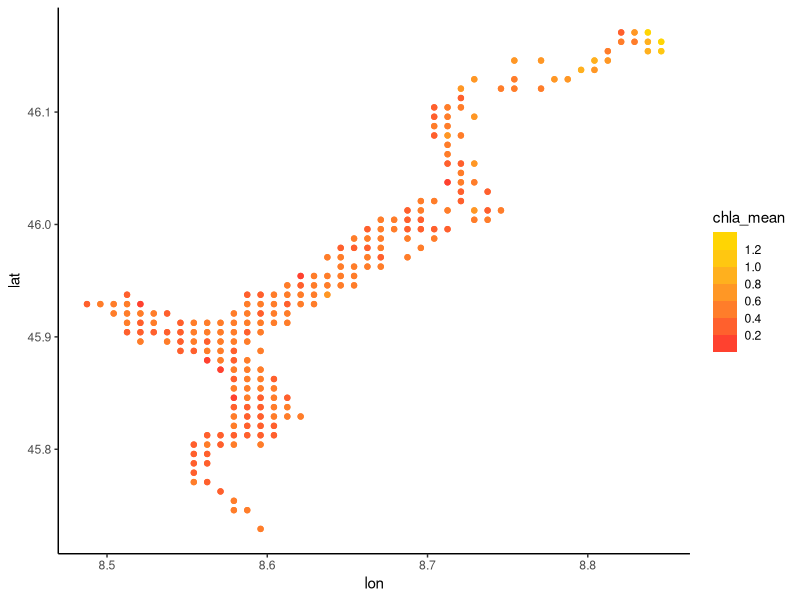
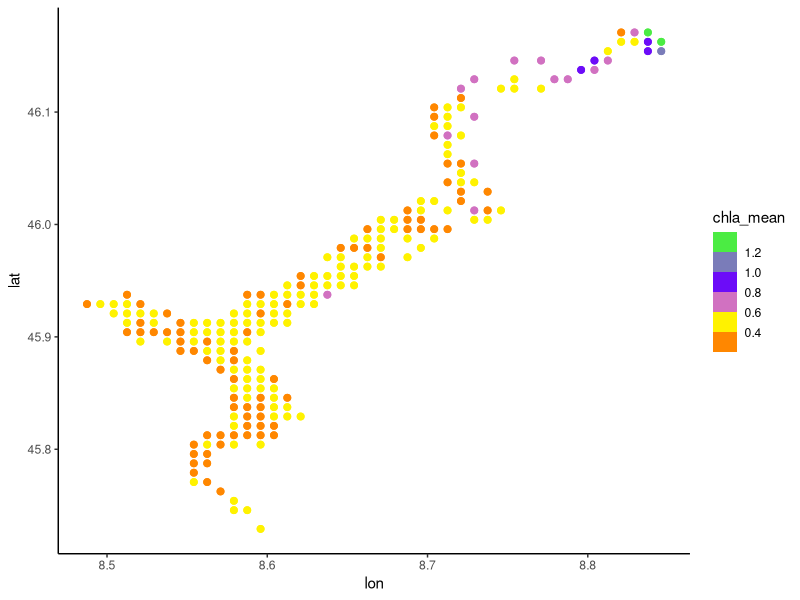
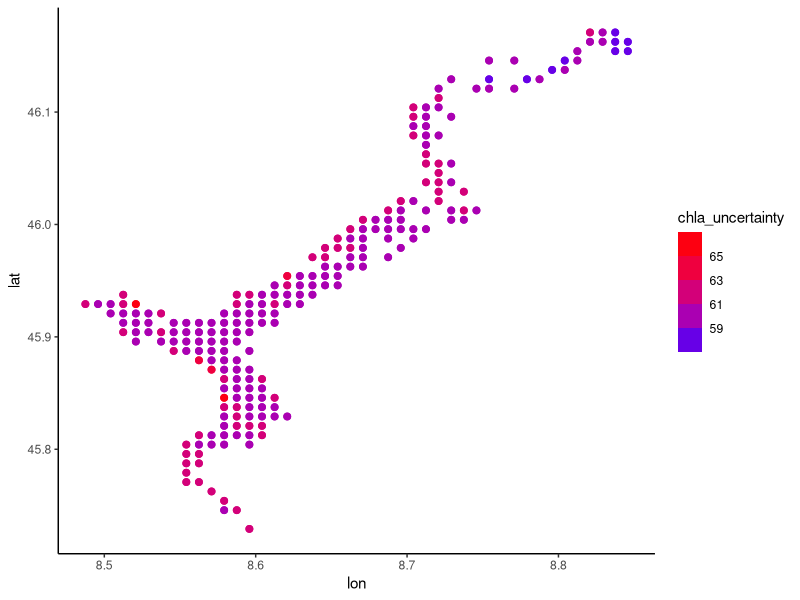

Here is the R script that generated these plots, in order:
# First time exploring data from the lakescci project
# 09.09.2023

library(ggplot2)
library(tidyverse)


maggiore <- read.csv("data/maggiore_8.3.csv")
maggiore2 <- subset(maggiore, select = c(lat, lon, time, chla_mean, chla_uncertainty))

# I realised a lot of the data was from around the lake which caused a lot of confusion
# this is how to filter it out:
maggiore3 <- filter(maggiore2, chla_mean < 30)
# a lake cannot have a higher chla concentration than 30 mg/m3

# visualising data from august 2019 to compare to visualisation online
(prelim_plot <- ggplot(maggiore3, aes(x = lon, y = lat, 
                                    colour = chla_mean)) +
    geom_point()+
   theme_classic()+
    scale_colour_steps(low = "#FF3030",
                       high = "#FFD700",
                       breaks = seq(0, 1.2, by = 0.2)))

(plot <- ggplot(maggiore3, aes(x = lon, y = lat, 
                                      colour = chla_mean)) +
    geom_point(size=2)+
    theme_classic()+
    scale_color_stepsn(colours = c("red", "orange", "yellow", "purple", "blue", "green"),
                       breaks = c(0, 0.4, 0.6, 0.8, 1, 1.2)))
# plot of lago maggiore from 3 August 2019
# shows higher chla values in north than the south

# note very high uncertainties 
# visualise uncertainty
(plot_uncertainty <- ggplot(maggiore3, aes(x = lon, y = lat, 
                               colour = chla_uncertainty)) +
    geom_point(size=2)+
    theme_classic()+
    scale_colour_steps(low = "blue",
                       high = "red",
                       breaks = seq(57, 66, by = 2)))
# very high uncertainties at margins
# lowest uncertainties in north